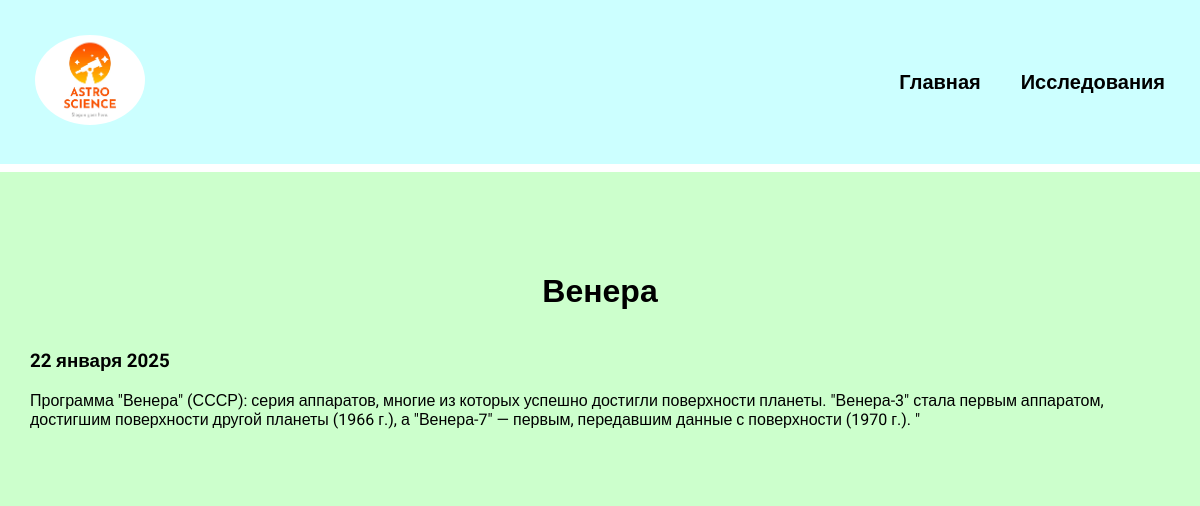
Screenshot of /study_gt_planets/2 with the database file from the repository.
### study_gt_planets/models.py (models this page shows, shortened)
class StudyGtPlanets(models.Model):
    title = models.CharField(max_length=100)
    description = models.TextField()
    date = models.DateField()

### study_gt_planets/views.py (the view)
# urls.py: path('<int:studygtplanets_id>', views.idtion, name='idtion'),
def idtion(request, studygtplanets_id):
    studygtplanets = get_object_or_404(StudyGtPlanets, pk=studygtplanets_id)
    return render(request, 'studygtplanets/idtions.html', {'studygtplanets': studygtplanets})

### study_gt_planets/templates/studygtplanets/idtions.html
{% extends 'gt_planets/base.html' %}
{% block content %}
<div class="idtions">
    <h1>{{ studygtplanets.title }}</h1>
    <h3>{{ studygtplanets.date|date:'j E Y' }}</h3>
    {{ studygtplanets.description }}
</div>
{% endblock %}

### gt_planets/static/css/style.css (style rules this page uses)
body { font-family: "Roboto", sans-serif; padding: 0; margin: 0; background: #CCFFCC; }
.content h1 { text-align: center; margin: 60px 0 40px; }
.idtions { background: #CCFFCC; padding: 20px 10px 50px; }

### rows the page displays
StudyGtPlanets: title "Венера", date "22 января 2025", description "Программа \"Венера\" (СССР): серия аппаратов, многие из которых успешно достигли поверхности планеты. \"Венера-3\" стала первым аппаратом, достигшим поверхности другой планеты (1966 г.), а \"Венера-7\" — первым, передавшим данные с поверхности (1970 г.). \""
